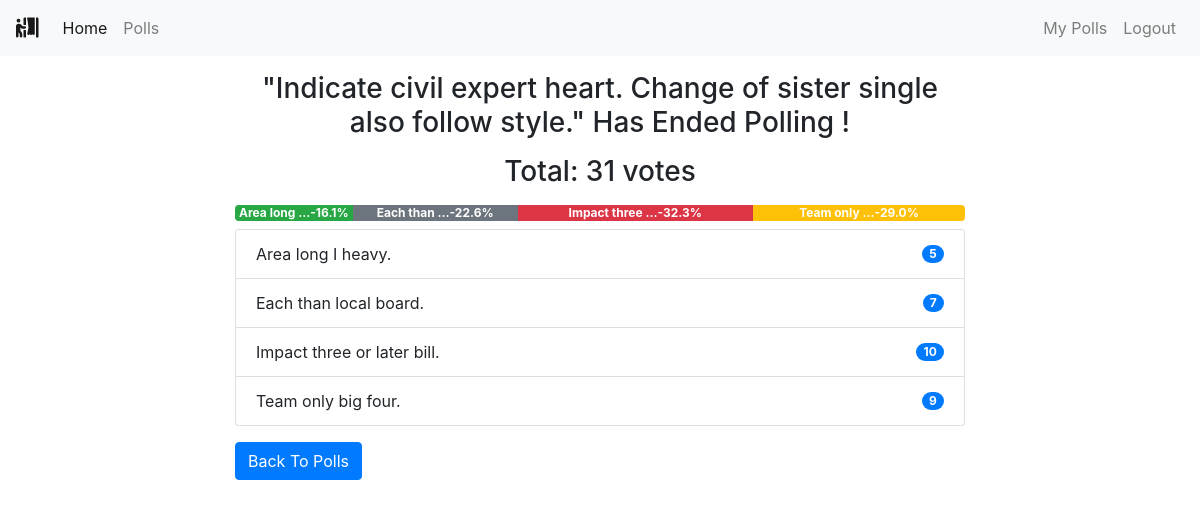
The page /polls/end/28/ (signed in) on the database its author committed.
### polls/models.py (models this page shows, shortened)
class Poll(models.Model):
    owner = models.ForeignKey(User, on_delete=models.CASCADE)
    text = models.TextField()
    pub_date = models.DateTimeField(default=timezone.now)
    active = models.BooleanField(default=True)
    @property
    def get_vote_count(self):
        return self.vote_set.count()
    def get_result_dict(self):
        res = []
        for choice in self.choice_set.all():
            d = {}
            alert_class = ['primary', 'secondary', 'success',
                           'danger', 'dark', 'warning', 'info']
            d['alert_class'] = secrets.choice(alert_class)
            d['text'] = choice.choice_text
            d['num_votes'] = choice.get_vote_count
            if not self.get_vote_count:
                d['percentage'] = 0
            else:
                d['percentage'] = (choice.get_vote_count /
                                   self.get_vote_count)*100
            res.append(d)
        return res

class Choice(models.Model):
    poll = models.ForeignKey(Poll, on_delete=models.CASCADE)
    choice_text = models.CharField(max_length=255)
    @property
    def get_vote_count(self):
        return self.vote_set.count()

### polls/views.py (the view)
# urls.py: path('end/<int:poll_id>/', views.endpoll, name='end_poll'),
@login_required
def endpoll(request, poll_id):
    poll = get_object_or_404(Poll, pk=poll_id)
    if request.user != poll.owner:
        return redirect('home')
    if poll.active is True:
        poll.active = False
        poll.save()
        return render(request, 'polls/poll_result.html', {'poll': poll})
    else:
        return render(request, 'polls/poll_result.html', {'poll': poll})

### polls/templates/polls/poll_result.html
{% extends 'base.html' %}
{% block content %}
<div class="container">
    {% if messages %}
    <div class="messages">
        {% for message in messages %}
        <div {% if message.tags %} class="{{ message.tags }}" {% endif %}>{{ message }}
            <button type="button" class="close" data-dismiss="alert" aria-label="Close">
                <span aria-hidden="true">&times;</span>
            </button>
        </div>
        {% endfor %}
    </div>
    {% else %}
    <div class="row">
        <div class="col-md-8 offset-sm-2">
            {% if poll.active %}
            <h3 class="mt-3 mb-3 text-center">Result for: {{ poll.text }}</h3>
            {% else %}
            <h3 class="mt-3 mb-3 text-center">"{{ poll.text }}" Has Ended Polling !</h3>
            {% endif %}
            <h3 class="mb-2 text-center">Total: {{ poll.get_vote_count }} votes</h3>
            <div class="progress mt-3 mb-2">
                {% for choice in poll.get_result_dict %}
                <div class="progress-bar bg-{{ choice.alert_class }}" role="progressbar" style="width: {{ choice.percentage }}%;"
                    aria-valuenow="30" aria-valuemin="0" aria-valuemax="100"><b>
                        {{choice.text|truncatewords:2}}-{{choice.percentage|floatformat}}%</b>
                </div>
                {% endfor %}
            </div>
            <ul class="list-group">
                {% for choice in poll.choice_set.all %}
                <li class="list-group-item d-flex justify-content-between align-items-center">
                    {{ choice.choice_text }}
                    <span class="badge badge-primary badge-pill">{{ choice.get_vote_count }}</span>
                </li>
                {% endfor %}
            </ul>
            {% endif %}
            <a class="btn btn-primary mt-3" href="{% url 'polls:list' %}" role="button">Back To Polls</a>
        </div>
    </div>
</div>
{% endblock content %}

### templates/base.html (shortened to what this page needs)
{% load static %}
<!DOCTYPE html>
<html lang="en">
<head>
    <link rel="stylesheet" href="https://maxcdn.bootstrapcdn.com/bootstrap/4.0.0/css/bootstrap.min.css"
>
    <link rel="stylesheet" href="https://use.fontawesome.com/releases/v5.6.3/css/all.css"
>
</head>
<body>
    {% include 'includes/navbar.html' %}
    {% block content %}
    {% endblock content %}
</body>
</html>

### templates/includes/navbar.html (shortened to what this page needs)
<nav class="navbar navbar-expand-sm navbar-light bg-light">
    <a class="navbar-brand" href="{% url 'home' %}"><i class="fas fa-person-booth"></i></a>
    <div class="collapse navbar-collapse" id="collapsibleNavId">
        <ul class="navbar-nav mr-auto mt-2 mt-lg-0">
            <li class="nav-item active">
                <a class="nav-link" href="{% url 'home' %}">Home <span class="sr-only">(current)</span></a>
            </li>
            {% if request.user.is_authenticated %}
            <li class="nav-item">
                <a class="nav-link" href="{% url 'polls:list' %}">Polls</a>
            </li>
            {% endif %}
        </ul>
        <div class="navbar-nav ml-auto">
            {% if request.user.is_authenticated %}
            <a class="nav-link" href="{% url 'polls:list_by_user' %}">My Polls</a>
            <a class="nav-link" href="{% url 'accounts:logout' %}">Logout</a>
            {% else %}
            <a class="nav-link" href="{% url 'accounts:login' %}">Login</a>
            <a class="nav-link" href="{% url 'accounts:register' %}">Register</a>
            {% endif %}
        </div>
    </div>
</nav>

### rows shown on the page
Poll: text "Indicate civil expert heart. Change of sister single also follow style.", get_vote_count "31"
Choice: text "Area long …", choice_text "Area long I heavy.", get_vote_count "5"
Choice: text "Each than …", choice_text "Each than local board.", get_vote_count "7"
Choice: text "Impact three …", choice_text "Impact three or later bill.", get_vote_count "10"
Choice: text "Team only …", choice_text "Team only big four.", get_vote_count "9"

### other values the page prints
{{ choice.percentage|floatformat }} "16.1" "22.6" "32.3" "29.0"
